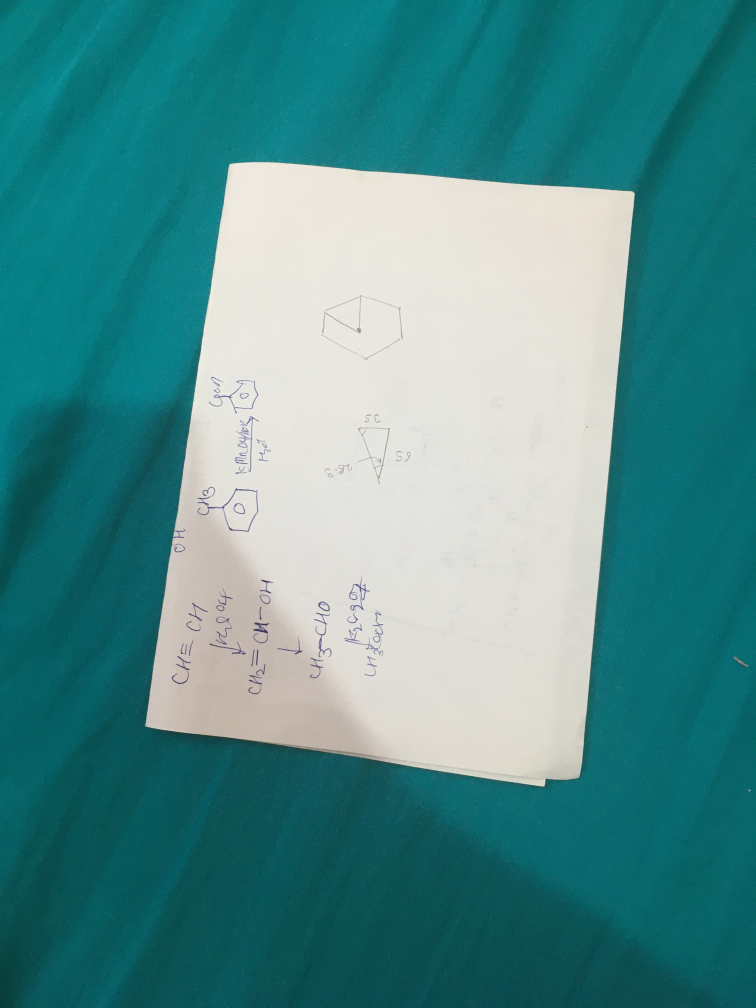
#> input picture Assignmnet 7/img.jpg, 3024 x 4032 px (shown at 1/4 size)
$ python Q2.py
#> lines starting #> are read from the running program, lines starting #| are printed output that depends on the picture; after the words box and inside, x2 and y2 are one past the last pixel; in counts of white or black regions, pixels touching at a corner belong together
import cv2
import numpy as np

imgg=cv2.imread('img.jpg')
#> imgg is the input picture: shape (4032, 3024, 3); mean B, G, R 141.6, 141.2, 79.5
img=cv2.resize(imgg,(600,600))
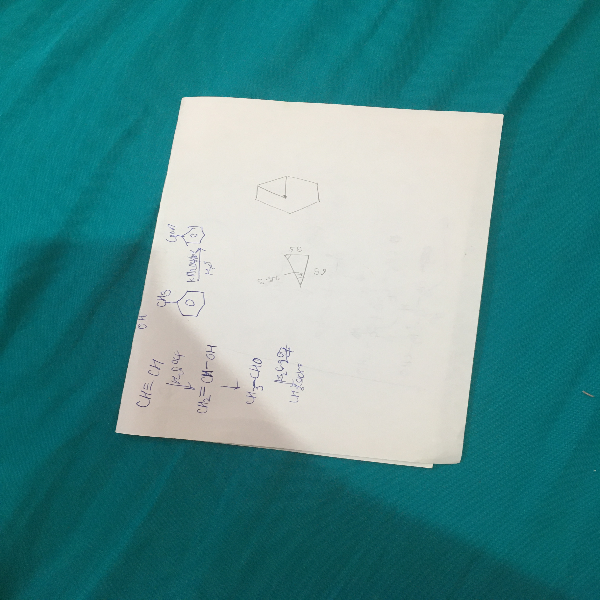
#> img: shape (600, 600, 3); mean B, G, R 141.5, 141.1, 79.4
image=cv2.cvtColor(img,cv2.COLOR_BGR2GRAY)
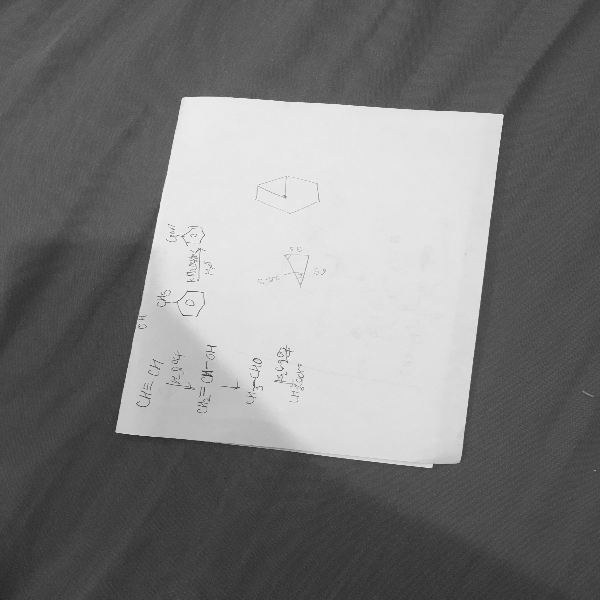
#> image: shape (600, 600); min 35, max 242, mean 122.7

kernel=np.ones((2,2))
gaussian_blur=cv2.GaussianBlur(image,(5,5),2)
edge=cv2.Canny(gaussian_blur,150,200)
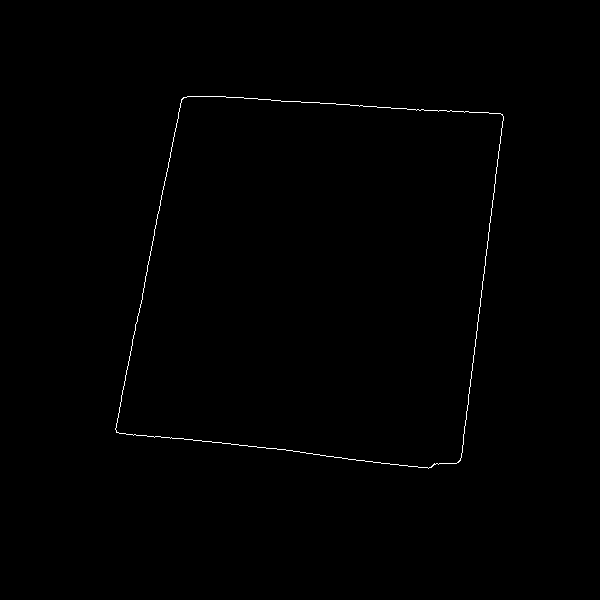
#> edge: shape (600, 600); 0.38% white in thin lines or dots, all inside (x1, y1, x2, y2) = (115, 96, 504, 469)
contours,heirarchy=cv2.findContours(edge,cv2.RETR_TREE,cv2.CHAIN_APPROX_NONE)
#> contours = 2 contours; box (x1, y1, x2, y2) and area: (115, 96, 504, 469) 116905, (115, 96, 504, 469) 116895
areas=[cv2.contourArea(i) for i in contours]
#> areas = [116905, 116895]
max_index=np.argmax(areas)
#> max_index = 0
max_contour=contours[max_index]
#> max_contour = contour of 1344 points, box (x1, y1, x2, y2) (115, 96, 504, 469), area 116905

perimeter=cv2.arcLength(max_contour,True)
#> perimeter = 1425.2
ROI=cv2.approxPolyDP(max_contour,0.01*perimeter,True)
#> ROI = [[183, 97], [116, 432], [458, 462], [502, 114]]
cv2.drawContours(img,[ROI],-1,(0,255,0),2)
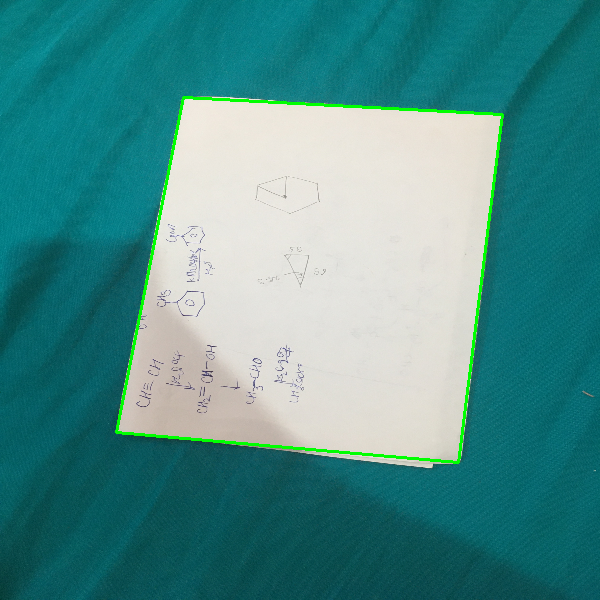
#> img: shape (600, 600, 3); 1.12% of pixels changed, all inside (x1, y1, x2, y2) = (115, 96, 504, 464)

p1=np.array([ROI[0],ROI[1],ROI[3],ROI[2]],np.float32)  # points set1
#> p1 = [[183, 97], [116, 432], [502, 114], [458, 462]]
p2=np.array([(0,0),(500,0),(0,500),(500,500)],np.float32) # points set2
perspective=cv2.getPerspectiveTransform(p1,p2)
#> perspective = [[-0.0883, 1.66, -144.5], [1.67, 0.334, -337.5], [9.15e-05, 0.000257, 1]]
warpped=cv2.warpPerspective(img,perspective,(500,500))
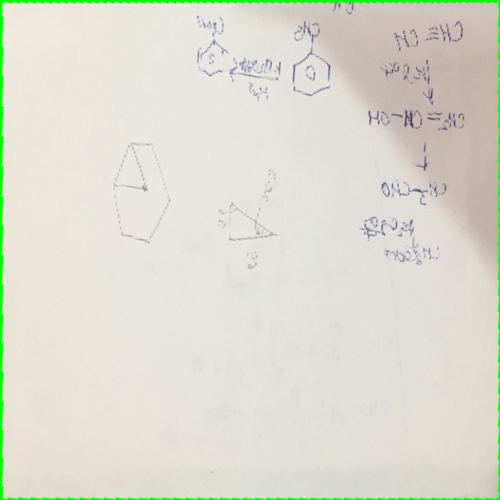
#> warpped: shape (500, 500, 3); mean B, G, R 209, 221.1, 220.4

cv2.imshow('img',img)
cv2.imshow('warpped',warpped)
cv2.waitKey(0)
